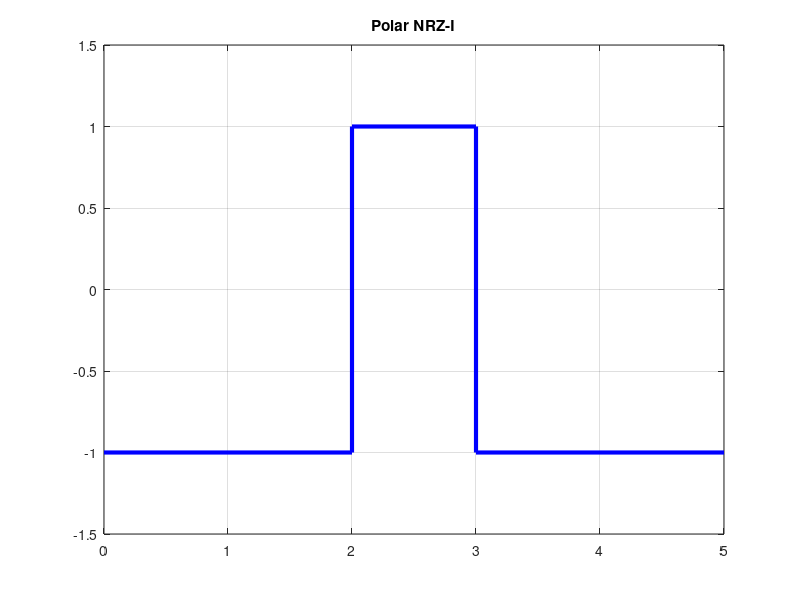

MATLAB code to generate this figure:
clc; clear; close all;

m = [1 0 1 1 0];
n = length(m);
x = [];
y = [];
prev = 1;     

for i = 1:n
    if m(i) == 1
        prev = -prev;
    end

    x = [x i-1 i];
    y = [y prev prev];

end

plot(x,y,'b','LineWidth',3);
axis([0 n -1.5 1.5]);
grid on;
title('Polar NRZ-I');
